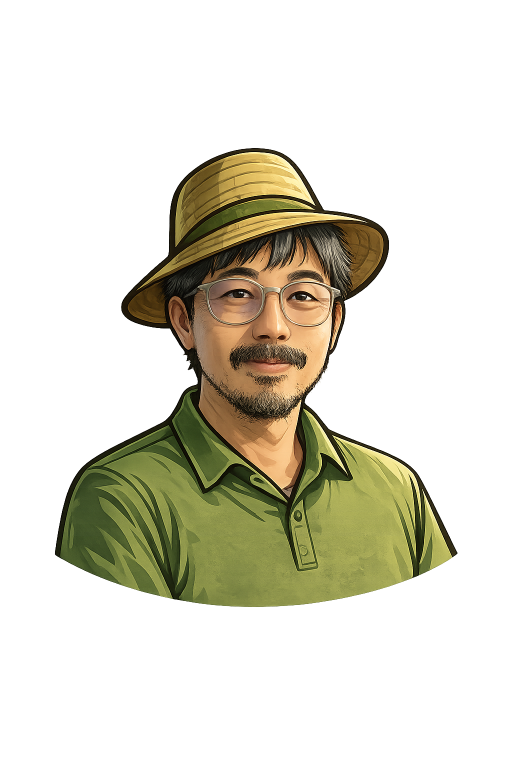
#> input picture assets/brand/takai-mascot.png, 1024 x 1536 px (shown at 1/2 size)
$ python generate-brand-assets.py
#> lines starting #> are read from the running program, lines starting #| are printed output that depends on the picture
"""Generate TAKAI technical derivatives from the immutable supplied mascot source.

Requires Pillow only in an external build environment; it never writes the source.
"""
from collections import deque
from pathlib import Path
from PIL import Image

ROOT = Path(__file__).resolve().parent.parent
SOURCE = ROOT / 'assets/brand/takai-mascot.png'
SAND = (244, 233, 216, 255)
INK = (31, 45, 31, 255)


def background_pixel(pixel):
    red, green, blue, _ = pixel
    # The original olive backdrop is dark/muted. Subject details are retained by
    # only flood-filling matching pixels from the crop boundary.
    return red < 118 and green < 126 and blue < 104 and green >= blue and green >= red * 0.82


def remove_backdrop(image):
    image = image.convert('RGBA')
    pixels = image.load()
    width, height = image.size
    seen = set()
    queue = deque()

    for x in range(width):
        queue.append((x, 0)); queue.append((x, height - 1))
    for y in range(height):
        queue.append((0, y)); queue.append((width - 1, y))

    while queue:
        x, y = queue.popleft()
        if (x, y) in seen or not (0 <= x < width and 0 <= y < height):
            continue
        seen.add((x, y))
        if not background_pixel(pixels[x, y]):
            continue
        red, green, blue, _ = pixels[x, y]
        pixels[x, y] = (red, green, blue, 0)
        queue.extend(((x - 1, y), (x + 1, y), (x, y - 1), (x, y + 1)))
    return image


def fit_center(image, size, content_size):
    image.thumbnail((content_size, content_size), Image.Resampling.LANCZOS)
    canvas = Image.new('RGBA', (size, size), (0, 0, 0, 0))
    canvas.alpha_composite(image, ((size - image.width) // 2, (size - image.height) // 2))
    return canvas


source = Image.open(SOURCE).convert('RGBA')
#> source is the input picture: PIL image 1024x1536 RGBA; mean R, G, B, A 90.6, 93.4, 55.6, 67.5
# Hat, face, and upper-shirt are intentionally kept; full torso is not an icon.
crop = source.crop((0, 230, 1024, 1190))
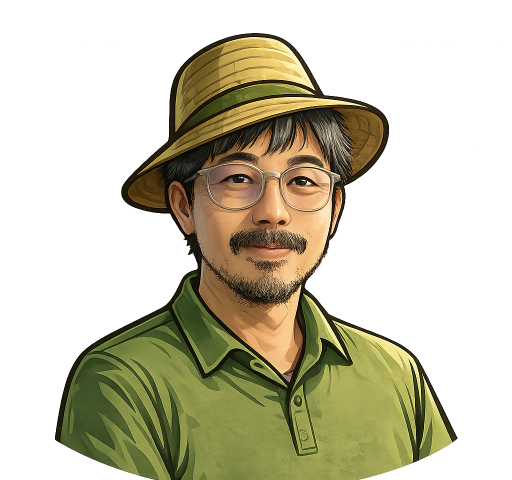
#> crop: PIL image 1024x960 RGBA (shown at 1/2 size); mean R, G, B, A 97.3, 95.8, 55.5, 106.3; transparent parts drawn white
foreground = fit_center(remove_backdrop(crop), 1024, 700)
#> the loop in remove_backdrop, `while queue:` made 2476984 passes
#> after the loop in remove_backdrop, `while queue:`: seen = 633313 items
#> in fit_center, `canvas = Image.new('RGBA', (size, size), (0, 0, 0, 0))`: canvas: PIL image 1024x1024 RGBA; every value is 0

foreground.save(ROOT / 'assets/android-icon-foreground.png')
Image.new('RGB', (1024, 1024), SAND[:3]).save(ROOT / 'assets/android-icon-background.png')
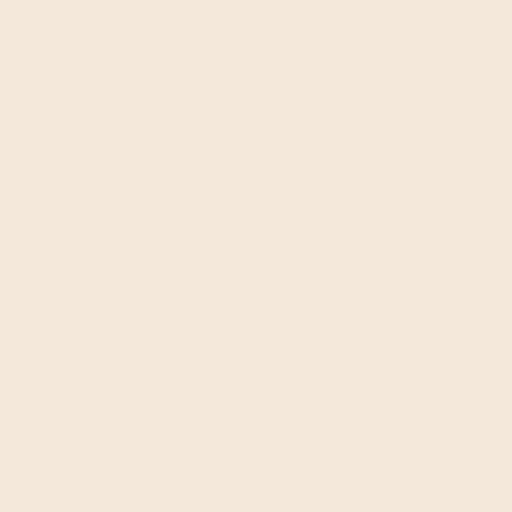
#> saved as android-icon-background.png: PIL image 1024x1024 RGB (shown at 1/2 size); mean R, G, B 244, 233, 216

icon = Image.new('RGBA', (1024, 1024), SAND)
icon.alpha_composite(foreground)
icon.convert('RGB').save(ROOT / 'assets/icon.png')

mask = foreground.getchannel('A')
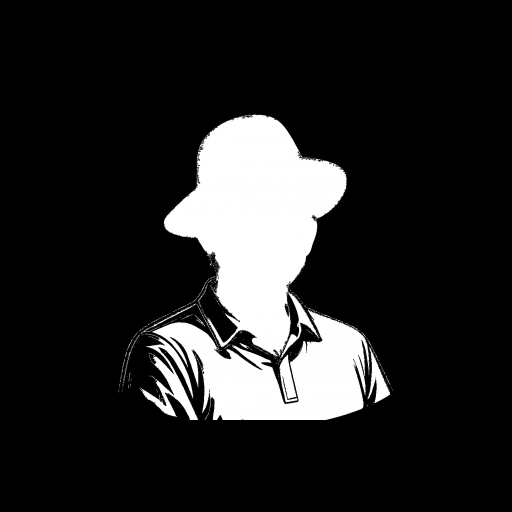
#> mask: PIL image 1024x1024 L (shown at 1/2 size); min 0, max 255, mean 37.4
mono = Image.new('RGBA', (1024, 1024), INK)
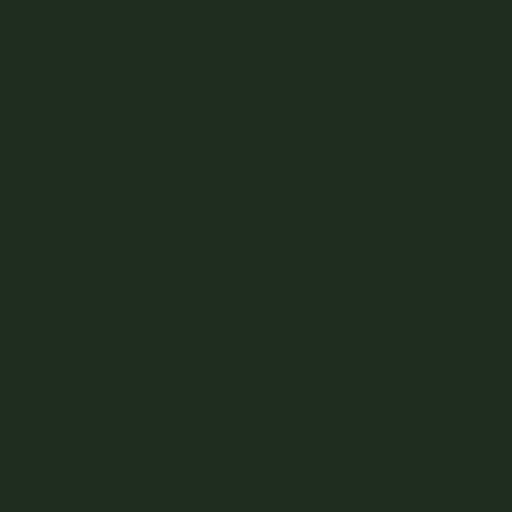
#> mono: PIL image 1024x1024 RGBA (shown at 1/2 size); mean R, G, B, A 31, 45, 31, 255
mono.putalpha(mask)
mono.save(ROOT / 'assets/android-icon-monochrome.png')

fit_center(foreground, 1024, 400).save(ROOT / 'assets/splash-icon.png')
#> call 2 of fit_center, with size = 1024, content_size = 400
#> in fit_center (call 2), `canvas.alpha_composite(image, ((size - image.width) // 2, (size - imag..`:
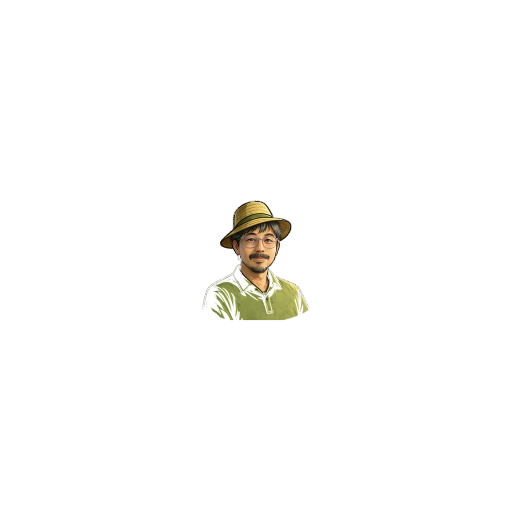
#> canvas: PIL image 1024x1024 RGBA (shown at 1/2 size); mean R, G, B, A 3.6, 3.3, 1.8, 5.7; transparent parts drawn white
fit_center(foreground, 256, 256).save(ROOT / 'assets/brand/takai-mascot-bust.png')
#> call 3 of fit_center, with size = 256, content_size = 256
#> in fit_center (call 3), `image.thumbnail((content_size, content_size), Image.Resampling.LANCZOS)`:
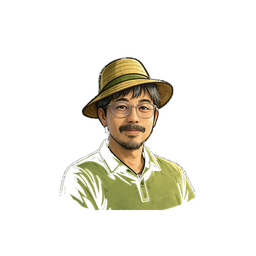
#> image: PIL image 256x256 RGBA; mean R, G, B, A 24.5, 22.6, 12.4, 37.5; transparent parts drawn white
#> in fit_center (call 3), `canvas = Image.new('RGBA', (size, size), (0, 0, 0, 0))`: canvas: PIL image 256x256 RGBA; every value is 0
icon.convert('RGBA').resize((48, 48), Image.Resampling.LANCZOS).save(ROOT / 'assets/favicon.png')
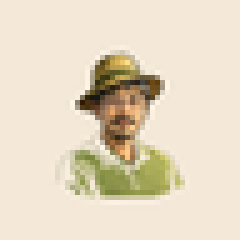
#> saved as favicon.png: PIL image 48x48 RGBA (shown 5 times larger); mean R, G, B, A 229.1, 217.6, 194.9, 255

print('TAKAI_BRAND_ASSETS_GENERATED')
